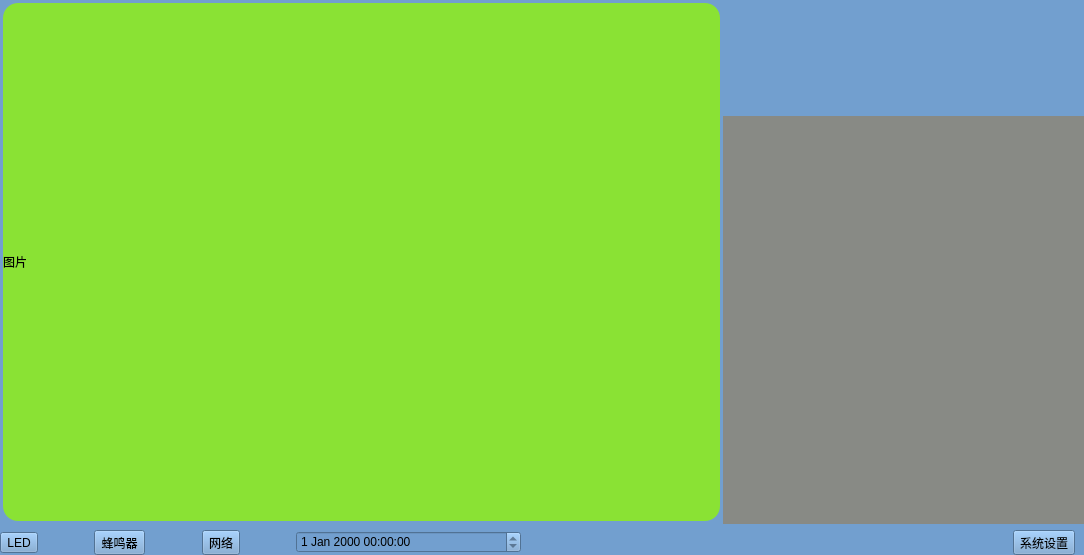
<?xml version="1.0" encoding="UTF-8"?>
<ui version="4.0">
 <class>FireIdentifySystem</class>
 <widget class="QMainWindow" name="FireIdentifySystem">
  <property name="geometry">
   <rect>
    <x>0</x>
    <y>0</y>
    <width>1084</width>
    <height>555</height>
   </rect>
  </property>
  <property name="windowTitle">
   <string>FireIdentifySystem</string>
  </property>
  <property name="styleSheet">
   <string notr="true">background-color:rgb(114, 159, 207);</string>
  </property>
  <widget class="QWidget" name="centralWidget">
   <property name="styleSheet">
    <string notr="true"/>
   </property>
   <layout class="QVBoxLayout" name="verticalLayout_6" stretch="0">
    <property name="leftMargin">
     <number>0</number>
    </property>
    <property name="topMargin">
     <number>0</number>
    </property>
    <property name="rightMargin">
     <number>0</number>
    </property>
    <property name="bottomMargin">
     <number>0</number>
    </property>
    <item>
     <layout class="QVBoxLayout" name="verticalLayout_5" stretch="9,1">
      <property name="bottomMargin">
       <number>0</number>
      </property>
      <item>
       <layout class="QHBoxLayout" name="horizontalLayout" stretch="2,1">
        <property name="spacing">
         <number>0</number>
        </property>
        <property name="rightMargin">
         <number>0</number>
        </property>
        <item>
         <widget class="QWidget" name="gBox_status" native="true">
          <layout class="QVBoxLayout" name="verticalLayout_2">
           <property name="spacing">
            <number>0</number>
           </property>
           <property name="leftMargin">
            <number>0</number>
           </property>
           <property name="topMargin">
            <number>0</number>
           </property>
           <property name="rightMargin">
            <number>0</number>
           </property>
           <property name="bottomMargin">
            <number>0</number>
           </property>
           <item>
            <layout class="QVBoxLayout" name="verticalLayout" stretch="9">
             <property name="leftMargin">
              <number>3</number>
             </property>
             <property name="topMargin">
              <number>3</number>
             </property>
             <property name="rightMargin">
              <number>3</number>
             </property>
             <property name="bottomMargin">
              <number>3</number>
             </property>
             <item>
              <widget class="QLabel" name="lab_Picture">
               <property name="layoutDirection">
                <enum>Qt::LeftToRight</enum>
               </property>
               <property name="styleSheet">
                <string notr="true">background-color:rgb(138, 226, 52);
border-radius: 15px</string>
               </property>
               <property name="text">
                <string>图片</string>
               </property>
              </widget>
             </item>
            </layout>
           </item>
          </layout>
         </widget>
        </item>
        <item>
         <widget class="QWidget" name="gBox_result" native="true">
          <layout class="QVBoxLayout" name="verticalLayout_4">
           <property name="spacing">
            <number>0</number>
           </property>
           <property name="leftMargin">
            <number>0</number>
           </property>
           <property name="topMargin">
            <number>0</number>
           </property>
           <property name="rightMargin">
            <number>0</number>
           </property>
           <property name="bottomMargin">
            <number>0</number>
           </property>
           <item>
            <layout class="QVBoxLayout" name="verticalLayout_3" stretch="4,14">
             <property name="spacing">
              <number>0</number>
             </property>
             <item>
              <layout class="QHBoxLayout" name="horizontalLayout_2">
               <property name="spacing">
                <number>0</number>
               </property>
               <item>
                <widget class="QLabel" name="lab_Error">
                 <property name="font">
                  <font>
                   <pointsize>50</pointsize>
                  </font>
                 </property>
                 <property name="styleSheet">
                  <string notr="true">background-color:transparent;
color:red</string>
                 </property>
                 <property name="text">
                  <string/>
                 </property>
                 <property name="alignment">
                  <set>Qt::AlignCenter</set>
                 </property>
                </widget>
               </item>
               <item>
                <widget class="QLabel" name="lab_Warning">
                 <property name="font">
                  <font>
                   <pointsize>50</pointsize>
                  </font>
                 </property>
                 <property name="styleSheet">
                  <string notr="true">background-color:transparent;
color:rgb(252, 233, 79)</string>
                 </property>
                 <property name="text">
                  <string/>
                 </property>
                 <property name="alignment">
                  <set>Qt::AlignCenter</set>
                 </property>
                </widget>
               </item>
              </layout>
             </item>
             <item>
              <widget class="QChartView" name="chart_Widget" native="true">
               <property name="styleSheet">
                <string notr="true">background-color:rgb(136, 138, 133)</string>
               </property>
              </widget>
             </item>
            </layout>
           </item>
          </layout>
         </widget>
        </item>
       </layout>
      </item>
      <item>
       <layout class="QHBoxLayout" name="horizontalLayout_3" stretch="2,1,2,1,2,1,4,2,8">
        <property name="spacing">
         <number>0</number>
        </property>
        <item>
         <widget class="QToolButton" name="tBtn_LED">
          <property name="text">
           <string>LED</string>
          </property>
          <property name="icon">
           <iconset resource="icon.qrc">
            <normaloff>:/image/images/LED_OFF.png</normaloff>:/image/images/LED_OFF.png</iconset>
          </property>
          <property name="iconSize">
           <size>
            <width>20</width>
            <height>20</height>
           </size>
          </property>
          <property name="toolButtonStyle">
           <enum>Qt::ToolButtonTextBesideIcon</enum>
          </property>
         </widget>
        </item>
        <item>
         <spacer name="horizontalSpacer">
          <property name="orientation">
           <enum>Qt::Horizontal</enum>
          </property>
          <property name="sizeHint" stdset="0">
           <size>
            <width>40</width>
            <height>20</height>
           </size>
          </property>
         </spacer>
        </item>
        <item>
         <widget class="QToolButton" name="tBtn_Buzzer">
          <property name="text">
           <string>蜂鸣器</string>
          </property>
          <property name="icon">
           <iconset>
            <selectedon>:/image/images/Buzzer.png</selectedon>
           </iconset>
          </property>
          <property name="iconSize">
           <size>
            <width>20</width>
            <height>20</height>
           </size>
          </property>
          <property name="toolButtonStyle">
           <enum>Qt::ToolButtonTextBesideIcon</enum>
          </property>
         </widget>
        </item>
        <item>
         <spacer name="horizontalSpacer_2">
          <property name="orientation">
           <enum>Qt::Horizontal</enum>
          </property>
          <property name="sizeHint" stdset="0">
           <size>
            <width>40</width>
            <height>20</height>
           </size>
          </property>
         </spacer>
        </item>
        <item>
         <widget class="QToolButton" name="tBtn_Network">
          <property name="text">
           <string>网络</string>
          </property>
          <property name="icon">
           <iconset>
            <normalon>:/image/images/Wifi.png</normalon>
            <selectedon>:/image/images/Wifi.png</selectedon>
           </iconset>
          </property>
          <property name="iconSize">
           <size>
            <width>20</width>
            <height>20</height>
           </size>
          </property>
          <property name="toolButtonStyle">
           <enum>Qt::ToolButtonTextBesideIcon</enum>
          </property>
         </widget>
        </item>
        <item>
         <spacer name="horizontalSpacer_3">
          <property name="orientation">
           <enum>Qt::Horizontal</enum>
          </property>
          <property name="sizeHint" stdset="0">
           <size>
            <width>40</width>
            <height>20</height>
           </size>
          </property>
         </spacer>
        </item>
        <item>
         <widget class="QDateTimeEdit" name="dateTimeEdit">
          <property name="enabled">
           <bool>true</bool>
          </property>
          <property name="readOnly">
           <bool>true</bool>
          </property>
         </widget>
        </item>
        <item>
         <spacer name="horizontalSpacer_5">
          <property name="orientation">
           <enum>Qt::Horizontal</enum>
          </property>
          <property name="sizeHint" stdset="0">
           <size>
            <width>40</width>
            <height>20</height>
           </size>
          </property>
         </spacer>
        </item>
        <item>
         <layout class="QHBoxLayout" name="horizontalLayout_5" stretch="3,1">
          <property name="spacing">
           <number>0</number>
          </property>
          <property name="rightMargin">
           <number>9</number>
          </property>
          <item>
           <spacer name="horizontalSpacer_4">
            <property name="orientation">
             <enum>Qt::Horizontal</enum>
            </property>
            <property name="sizeHint" stdset="0">
             <size>
              <width>40</width>
              <height>20</height>
             </size>
            </property>
           </spacer>
          </item>
          <item>
           <widget class="QToolButton" name="tBtn_Set">
            <property name="text">
             <string>系统设置</string>
            </property>
            <property name="icon">
             <iconset>
              <selectedon>:/image/images/Set.png</selectedon>
             </iconset>
            </property>
            <property name="iconSize">
             <size>
              <width>20</width>
              <height>20</height>
             </size>
            </property>
            <property name="toolButtonStyle">
             <enum>Qt::ToolButtonTextBesideIcon</enum>
            </property>
           </widget>
          </item>
         </layout>
        </item>
       </layout>
      </item>
     </layout>
    </item>
   </layout>
  </widget>
 </widget>
 <layoutdefault spacing="6" margin="11"/>
 <customwidgets>
  <customwidget>
   <class>QChartView</class>
   <extends>QWidget</extends>
   <header>qchartview.h</header>
   <container>1</container>
  </customwidget>
 </customwidgets>
 <resources>
  <include location="icon.qrc"/>
 </resources>
 <connections/>
</ui>
